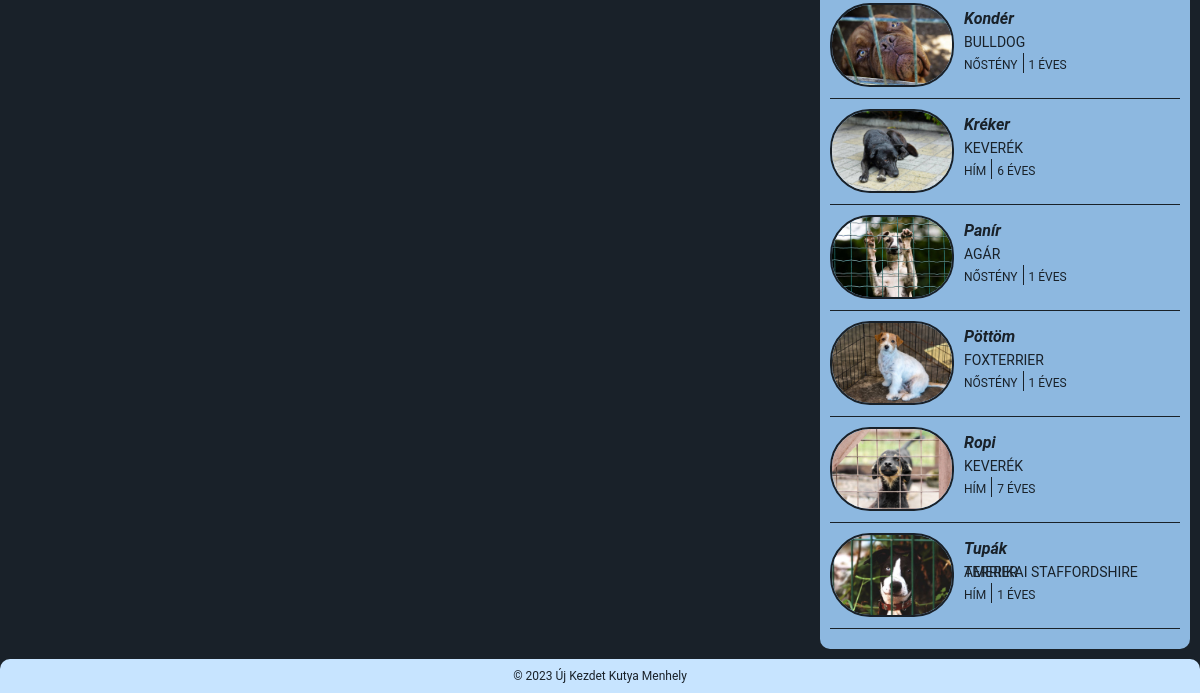
Before: / (lower part) with the older database file.
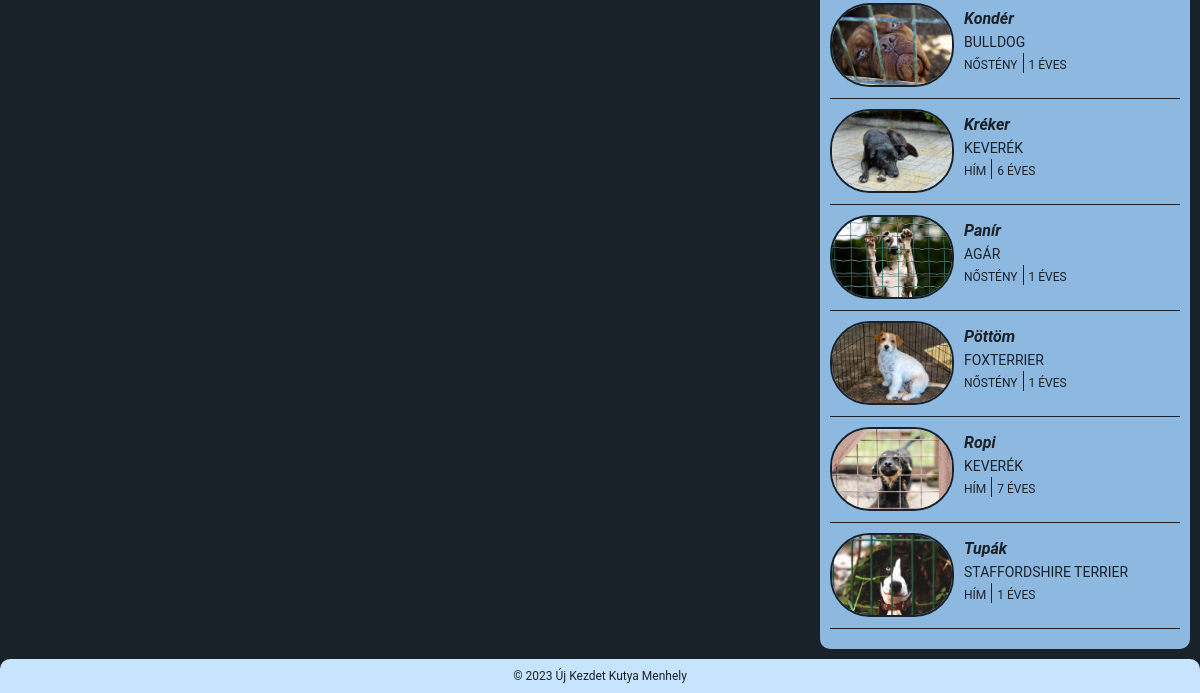
After: the same page with the newer database file.
### tables this page shows
CREATE TABLE `kutyak` (
  `nev` varchar(30) NOT NULL,
  `faj` varchar(30) NOT NULL,
  `nem` tinyint(1) NOT NULL,
  `kor` tinyint(30) NOT NULL
);

### queries/kutya_index.php (the view, shortened to what this page needs)
<?php
$servername = "localhost";
$username = "root";
$password = "";
$dbname = "kutyamenhely";
$conn = new mysqli($servername, $username, $password, $dbname);
$sql = "SELECT nev, faj, nem, kor FROM kutyak";
$result = $conn->query($sql);
if ($result->num_rows > 0) {
  while($row = $result->fetch_assoc()) {
    echo'<div class="img-wrapper">';
        echo '<div>';
            echo '<img src="img/'.$row["nev"].'.jpg" alt="archibald" height="80" width="120" class="kutya-img">';
        echo '</div>';
        echo '<div class="img-info">';
            echo '<div class="kutya-nev">';
                echo "<p>".$row["nev"]."<p>";
            echo '</div>';
            echo '<div class="kutya-fajta">';
                echo "<p>".$row["faj"]."</p>";
            echo '</div>';
            echo '<div class="nem-kor-wrapper">';
                echo '<div class="nem">';
                    echo "<p>".(($row["nem"]=="1") ? "Hím" : "Nőstény")."</p>";
                echo '</div>';
                echo '<div class="kor">';
                    echo "<p>".$row["kor"]." éves</p>";
                echo '</div>';
            echo '</div>';
        echo'</div>';
    echo '</div>';
  }
} else {
  echo "Jelenleg nincs örökbefogadható kutya:)";
}
?>

### head.php (shortened to what this page needs)
<head>
    <link rel="stylesheet" href="css/kozos.css">
    <link rel="stylesheet" href="css/<?php echo $page?>.css">
</head>

### index.php (shortened to what this page needs)
<?php
    $page = 'index';
    require 'head.php';
?>
<!DOCTYPE html>
<html lang="hu">
<body>
    <div class="flex-container">
        <div class="aside-container">
            <aside>
                <?php include 'queries/kutya_index.php'; ?>
            </aside>
        </div>
    </div>
</body>
</html>

### css/kozos.css (style rules this page uses)
body { margin: 0; padding: 0; font-family: 'Roboto', sans-serif; background-color: #192129; }
header, section, aside, footer, nav, ul, li, a { display: block; }
.footer-container { display: flex; justify-content: center; align-items: flex-start; align-content: center; width: 100%; height: 30px; position: relative; bottom: 0; }
footer { width: 100%; text-align: center; background-color: #c7e4ff; border-radius: 10px 10px 0 0; }
footer p { color: #192129; font-size: 12px; margin: 0; padding: 10px; }

### css/index.css (style rules this page uses)
.flex-container { display: flex; justify-content: center; align-items: flex-start; }
.aside-container { display: flex; flex-direction: column; }
aside { width: 350px; float: left; margin: 0 10px 10px 0; padding: 10px; background-color: #8db8e0; border-radius: 10px; }
.img-wrapper { width: 100%; line-height: 0; border-bottom: 1px solid #192129; margin-bottom: 10px; padding-bottom: 25px; }
.kutya-img { float: left; border-radius: 40px; border: 2px solid #192129; }
.img-info { display: flex; justify-content: flex-start; flex-direction: column; margin-left: 5px; padding-left: 10px; }
.kutya-nev { height: 25px; font-weight: bold; color: #192129; text-transform: capitalize; font-style: italic; }
.kutya-fajta { height: 25px; color: #192129; text-transform: uppercase; font-size: 14px; }
.nem-kor-wrapper { height: 20px; display: flex; flex-direction: row; font-size: 12px; }
.nem { color: #192129; text-transform: uppercase; border-right: 1px solid #192129; padding-right: 5px; }
.kor { color: #192129; text-transform: uppercase; padding-left: 5px; }

Changed rows visible on the page:
changed kutyak "Tupák": faj "AMERIKAI STAFFORDSHIRE TERRIER" → "STAFFORDSHIRE TERRIER"
